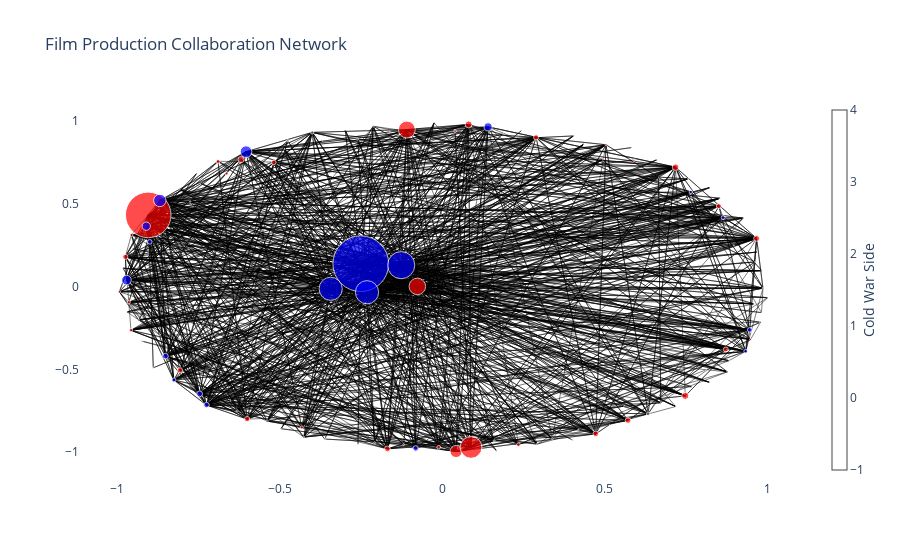

The code cell stored with this chart in its notebook:
### Code cell
# With plotly
G = nx.Graph()
for country in countries:
    G.add_node(country, side=country_cold_war_side[country], size=root_film_count[country])

for (c1, c2), count in collaboration_count.items():
    G.add_edge(c1, c2, weight=count)

pos = nx.spring_layout(G, seed=42, k=10, iterations=100)
edge_x = []
edge_y = []
edge_weights = []

for edge in G.edges():
    x0, y0 = pos[edge[0]]
    x1, y1 = pos[edge[1]]
    edge_x.append(x0)
    edge_x.append(x1)
    edge_y.append(y0)
    edge_y.append(y1)
    edge_weights.append(G[edge[0]][edge[1]]['weight'])

edge_trace = go.Scatter(
    x=edge_x,
    y=edge_y,
    line=dict(width=0.5, color='black'),
    hoverinfo='none',
    mode='lines'
)

node_x = []
node_y = []
node_colors = []
node_sizes = []

for node in G.nodes():
    x, y = pos[node]
    node_x.append(x)
    node_y.append(y)
    if G.nodes[node]['side'] == 'Western':
        node_colors.append('blue')
    elif G.nodes[node]['side'] == 'Eastern':
        node_colors.append('red')
    else:
        node_colors.append('grey')
    node_sizes.append(G.nodes[node]['size'] * 0.5)

node_trace = go.Scatter(
    x=node_x,
    y=node_y,
    mode='markers',
    hoverinfo='text',
    hovertext=[node for node in G.nodes()],
    marker=dict(
        showscale=True,
        colorscale='YlGnBu',
        size=node_sizes,
        color=node_colors,
        colorbar=dict(
            thickness=15,
            title='Cold War Side',
            xanchor='left',
            titleside='right'
        )
    )
)

fig = go.Figure(data=[edge_trace, node_trace],
                layout=go.Layout(
                    title='Film Production Collaboration Network',
                    showlegend=False,
                    hovermode='closest',
                    xaxis=dict(showgrid=False, zeroline=False),
                    yaxis=dict(showgrid=False, zeroline=False),
                    plot_bgcolor='white'
                ))

fig.show()

### Figure 1 — Plotly figure (JSON) as saved in the notebook; plotly's stock layout.template omitted (floating-point values rounded to 4 significant figures; data arrays with more than 128 entries replaced by an {"elided": "..."} marker saying what was removed)
{"data": [{"hoverinfo": "none", "line": {"color": "black", "width": 0.5}, "mode": "lines", "type": "scatter", "x": {"elided": "1596 float values"}, "y": {"elided": "1596 float values"}}, {"hoverinfo": "text", "hovertext": ["United States of America", "Germany", "Italy", "Russia", "Hungary", "Estonia", "Ukraine", "Switzerland", "Puerto Rico", "France", "Egypt", "Netherlands", "Japan", "United Kingdom", "Hong Kong", "India", "Spain", "Costa Rica", "Vietnam", "Taiwan", "Australia", "Canada", "Latvia", "Brazil", "Turkey", "Denmark", "Poland", "Korea", "Norway", "Croatia", "Bulgaria", "Austria", "Philippines", "Lithuania", "Portugal", "China", "Romania", "Georgia", "Yugoslavia", "New Zealand", "Czechoslovakia", "Argentina", "Greece", "South Africa", "Luxembourg", "Sweden", "Ireland", "Colombia", "Uruguay", "Belgium", "Czech Republic", "Bangladesh", "Tunisia", "Albania", "Finland", "Iceland", "Liechtenstein", "Mexico", "Iran", "Zimbabwe", "Nepal", "Uzbekistan", "Venezuela", "Bosnia and Herzegovina", "Cuba", "Peru", "Malaysia", "Pakistan", "Sri Lanka", "Algeria", "Israel", "Singapore", "Morocco", "Azerbaijan", "Bolivia", "Cameroon", "Serbia", "Mali", "Macedonia", "Monaco", "Slovakia", "Senegal", "Qatar", "Thailand", "Cote D'Ivoire", "Belarus", "Armenia", "Chile", "Cambodia", "Ghana", "Jamaica", "Slovenia", "Guinea", "Afghanistan", "Democratic Republic of the Congo", "Indonesia", "Montenegro", "Namibia", "Moldova", "Panama", "Burkina Faso", "Aruba", "Ethiopia", "Jordan", "Kazakhstan", "Nigeria", "Libya", "Congo", "Turkmenistan", "Bhutan", "Kuwait", "Lebanon", "Guinea-Bissau", "Mauritania", "Angola", "Burma", "Martinique", "Trinidad and Tobago", "Bahrain", "Syria", "Kyrgyzstan", "Botswana", "Zambia", "Bahamas", "Papua New Guinea", "Ecuador", "Palestinian Territory"], "marker": {"color": ["blue", "red", "blue", "red", "red", "red", "red", "blue", "grey", "blue", "red", "blue", "red", "blue", "red", "red", "blue", "grey", "red", "red", "blue", "blue", "red", "red", "red", "red", "red", "red", "blue", "red", "red", "blue", "blue", "red", "grey", "red", "red", "red", "red", "blue", "red", "red", "red", "blue", "grey", "blue", "blue", "red", "grey", "blue", "red", "grey", "red", "red", "red", "blue", "grey", "blue", "grey", "blue", "grey", "red", "red", "red", "red", "blue", "grey", "grey", "red", "red", "blue", "grey", "blue", "red", "grey", "grey", "red", "grey", "grey", "grey", "red", "red", "grey", "blue", "blue", "red", "red", "red", "grey", "grey", "blue", "grey", "grey", "grey", "grey", "grey", "grey", "blue", "red", "grey", "grey", "blue", "grey", "grey", "red", "grey", "grey", "grey", "grey", "grey", "grey", "grey", "grey", "blue", "red", "grey", "grey", "blue", "grey", "grey", "red", "blue", "grey", "blue", "grey", "grey", "grey"], "colorbar": {"thickness": 15, "title": {"side": "right", "text": "Cold War Side"}, "xanchor": "left"}, "colorscale": [[0, "rgb(255,255,217)"], [0.125, "rgb(237,248,177)"], [0.25, "rgb(199,233,180)"], [0.375, "rgb(127,205,187)"], [0.5, "rgb(65,182,196)"], [0.625, "rgb(29,145,192)"], [0.75, "rgb(34,94,168)"], [0.875, "rgb(37,52,148)"], [1, "rgb(8,29,88)"]], "showscale": true, "size": [55.76, 16.53, 23.16, 45.6, 5.196, 4, 7.071, 5.745, 1.323, 23.23, 3.808, 5.766, 16.87, 27.14, 12.02, 21.77, 11.67, 0.866, 1.118, 4.873, 9.644, 12.42, 3.279, 4.664, 3.708, 5.916, 6.576, 6.982, 4.243, 3.5, 3.082, 4.664, 4.61, 6.083, 3.391, 5.723, 3.122, 2.55, 5.657, 5.431, 5, 5.745, 5.172, 3.391, 1.658, 8.352, 3.873, 1.414, 0.5, 5.5, 5.244, 1.118, 1.871, 0.866, 5.315, 2, 1.5, 8.078, 3.742, 1.118, 0.7071, 2.121, 1.732, 2.062, 2.5, 1.732, 2.179, 2.236, 2.693, 1.871, 3.841, 2.062, 1.732, 1.118, 0.7071, 1.118, 3.24, 1.323, 0.7071, 0.866, 2, 1.732, 0.5, 2.345, 0.5, 1.658, 1.732, 1.871, 1.732, 0.7071, 0.866, 0.7071, 0.7071, 0.866, 1.118, 2.236, 0.7071, 0.866, 0.7071, 1, 1.803, 0.5, 0.7071, 0.5, 1.323, 0.7071, 0.866, 0.5, 0.866, 0.5, 0.5, 0.5, 0.5, 1, 0.5, 0.5, 0.5, 0.5, 0.5, 0.5, 0.7071, 0.7071, 0.5, 0.5, 0.5, 0.5, 0.5]}, "mode": "markers", "type": "scatter", "x": [-0.2504, -0.07666, -0.343, -0.9038, 0.2885, -0.6892, 0.7468, -0.7458, -0.7747, -0.2313, 0.234, -0.8511, -0.1089, -0.1263, 0.04234, 0.08835, -0.6031, 0.9246, -0.4957, 0.8714, -0.9707, -0.8681, -0.6626, -0.5179, -0.01097, 0.9661, 0.717, 0.08102, -0.825, -0.9569, -0.4318, 0.9452, -0.899, -0.6185, -0.3998, 0.5709, -0.9555, 0.5894, 0.4717, -0.08181, 0.8501, -0.1685, -0.8061, 0.764, 0.9856, -0.9098, 0.8634, 0.9578, 0.5583, -0.7246, -0.9743, -0.8681, 0.9473, -0.1617, -0.5999, -0.6303, 0.8536, 0.1408, 0.6328, 0.9817, 0.4032, -0.3612, -0.9337, 0.5031, -0.9925, -0.208, -0.923, 0.978, 0.0394, -0.2121, 0.9326, 0.1595, -0.4258, 0.8959, -0.9135, 0.821, -0.9635, 0.8762, 0.4349, -0.4854, -0.2597, 0.4939, -0.8062, -0.5386, -0.9813, 0.4001, -0.1187, 0.3379, 0.8117, 0.7172, -0.2591, 0.6596, -0.8456, 0.9611, 0.4181, -0.4745, 0.9676, -0.6509, 0.3371, 0.755, 0.2921, -0.2981, 0.1671, -0.9519, -0.8882, 0.1864, 0.6713, 0.7666, -0.369, 0.244, 0.6646, -0.9688, -0.7633, 1.0, 0.9268, 0.9675, -0.0372, -0.7427, -0.3125, 0.5147, 0.5818, 0.9812, -0.7545, -0.02493, 0.8225, -0.9374, 0.8813], "y": [0.1386, 0.001358, -0.01299, 0.4333, 0.9019, 0.7569, -0.6597, -0.6476, 0.5143, -0.03393, -0.955, -0.4199, 0.9487, 0.1296, -0.9956, -0.9708, 0.815, 0.4137, -0.8578, -0.3791, 0.03958, 0.5206, 0.6828, 0.7506, -0.9697, 0.2913, 0.7215, 0.9797, -0.5639, -0.2635, -0.8501, -0.2612, 0.2706, 0.7672, 0.9316, -0.8082, 0.3123, 0.7639, -0.8891, -0.9771, 0.4865, -0.9798, -0.5053, 0.5725, -0.008838, 0.3651, 0.4176, -0.104, -0.7215, -0.7154, 0.18, -0.2935, -0.3191, 0.9375, -0.8002, -0.75, 0.5343, 0.9649, -0.7682, 0.0968, 0.9102, -0.9203, -0.2009, 0.857, -0.031, -0.9418, -0.3291, -0.2152, 0.9382, 0.9684, -0.3908, -0.9314, -0.9086, 0.2492, -0.398, -0.5776, -0.09418, -0.5144, 0.8603, 0.8297, 0.8909, 0.7701, 0.5877, -0.812, 0.1116, -0.9263, -0.9531, -0.9181, -0.5064, -0.724, -0.9516, 0.7663, 0.4414, 0.1491, -0.8624, 0.881, 0.2089, -0.6856, 0.9293, 0.6508, -0.9509, 0.9441, -0.9919, 0.2287, -0.4902, 0.9219, -0.7011, -0.6041, 0.8806, 0.9433, 0.6595, -0.1519, -0.5963, -0.06647, 0.3401, 0.04296, 0.8847, 0.6237, -0.9557, -0.8325, 0.8399, -0.157, 0.6852, 0.989, 0.5986, -0.004175, -0.4467]}], "layout": {"hovermode": "closest", "plot_bgcolor": "white", "showlegend": false, "title": {"text": "Film Production Collaboration Network"}, "xaxis": {"showgrid": false, "zeroline": false}, "yaxis": {"showgrid": false, "zeroline": false}}}
